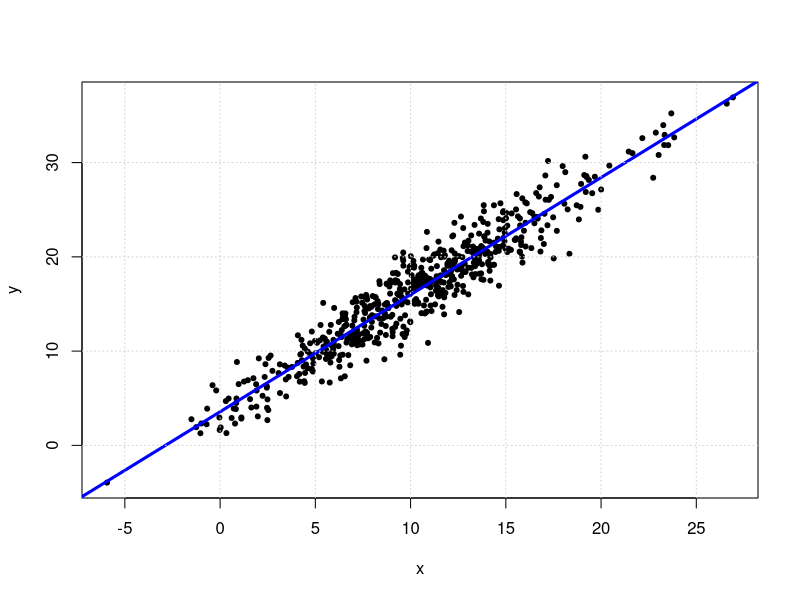
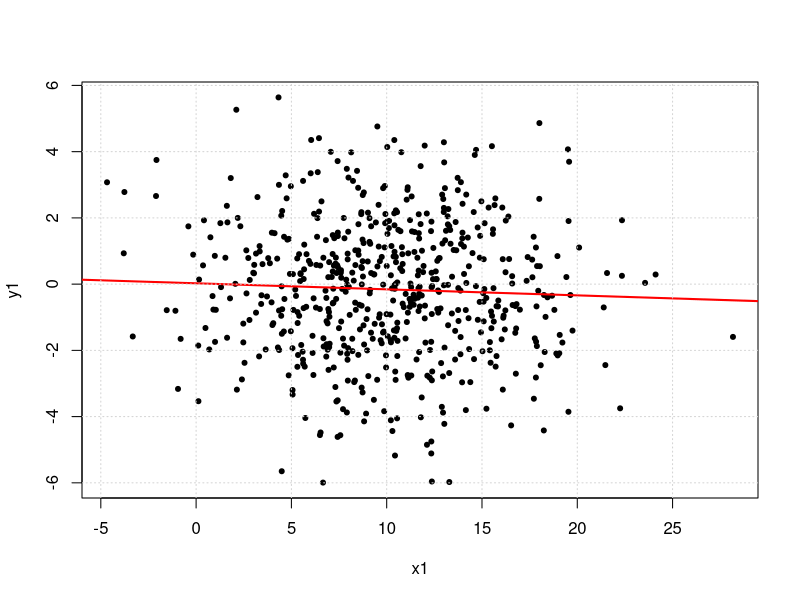

Write the R code that produced these figures, in order.
## ---- chunk 1
x=rnorm(600, mean=10, sd=5)
y=4+1.2*x+rnorm(600, mean=0, sd=2)
plot(x,y,pch=20)
abline(lm(y ~ x), col="blue", lwd=3)
grid()
## ---- chunk 2
x1=rnorm(600, mean=10, sd=5)
y1=rnorm(600, mean=0, sd=2)
plot(x1,y1, pch=20)
abline(lm(y1 ~ x1), col="red", lwd=2)
grid()
## ---- chunk 3
fit=lm(y~x)
fit2=lm(y1~x1)
summary(fit)
summary(fit2)
